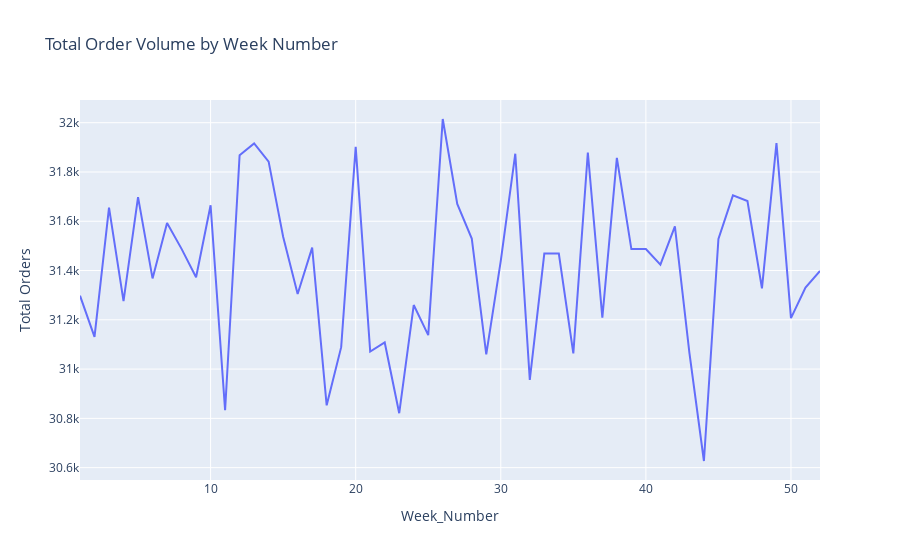

Source (notebook cell):
### Code cell
#Order Volume by Week Number (Weekly Trend) using Plotly
product_data.loc[:,'Week_Number'] = product_data['DateTime'].dt.isocalendar().week
weekly_order_volume = product_data.groupby('Week_Number')['Order_Volume'].sum().reset_index()

# Plotting Weekly Order Volume with Plotly
fig = px.line(weekly_order_volume, x='Week_Number', y='Order_Volume', title='Total Order Volume by Week Number', 
              labels={'Order_Volume': 'Total Orders'})
fig.show()

### Figure 1 — Plotly figure (JSON) as saved in the notebook; plotly's stock layout.template omitted (floating-point values rounded to 4 significant figures)
{"data": [{"hovertemplate": "Week_Number=%{x}<br>Total Orders=%{y}<extra></extra>", "legendgroup": "", "line": {"color": "#636efa", "dash": "solid"}, "marker": {"symbol": "circle"}, "mode": "lines", "name": "", "orientation": "v", "showlegend": false, "type": "scatter", "x": [1, 2, 3, 4, 5, 6, 7, 8, 9, 10, 11, 12, 13, 14, 15, 16, 17, 18, 19, 20, 21, 22, 23, 24, 25, 26, 27, 28, 29, 30, 31, 32, 33, 34, 35, 36, 37, 38, 39, 40, 41, 42, 43, 44, 45, 46, 47, 48, 49, 50, 51, 52], "xaxis": "x", "y": [31298, 31131, 31655, 31276, 31698, 31368, 31593, 31488, 31373, 31665, 30833, 31868, 31916, 31842, 31537, 31305, 31493, 30853, 31089, 31902, 31071, 31108, 30821, 31260, 31138, 32015, 31670, 31530, 31060, 31439, 31874, 30956, 31469, 31469, 31064, 31879, 31209, 31857, 31487, 31487, 31424, 31579, 31066, 30627, 31528, 31705, 31682, 31328, 31917, 31207, 31331, 31398], "yaxis": "y"}], "layout": {"legend": {"tracegroupgap": 0}, "title": {"text": "Total Order Volume by Week Number"}, "xaxis": {"anchor": "y", "domain": [0, 1], "title": {"text": "Week_Number"}}, "yaxis": {"anchor": "x", "domain": [0, 1], "title": {"text": "Total Orders"}}}}
